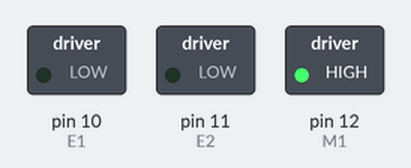
Bench run of a sketch on a simulated Arduino Uno, built with avr-gcc and run on an emulated ATmega328P. Parts: switched loads named in the sketch (green lamp = pin HIGH).

Above: at 0.05 s.
At 3.9 s:
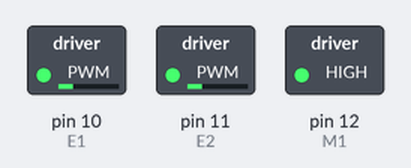
At 7.8 s:
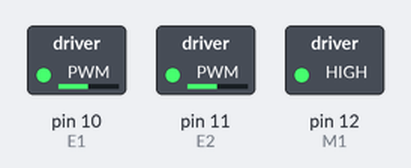
At 11.7 s:
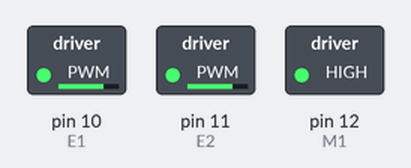
At 15.6 s:
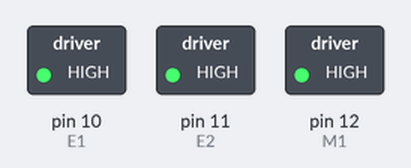
Timing chart, 0 to 17.9 s (numbered marks = the images above):
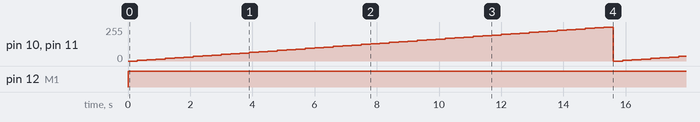

Measured:
- by itself, pin 10 (E1), pin 11 (E2): ramps from 0/255 to 255/255 and jumps back, once every 15.6 s
- by itself, pin 12 (M1): LOW → HIGH at 0.00 s

The sketch:

L298P_Shield_Test.ino
```cpp
int E1 = 10; // Speed (PWM)
int M1 = 12; // Direction
int E2 = 11; // Speed (PWM)
int M2 = 13; // Direction

void setup()
{
  pinMode(M1, OUTPUT);
  pinMode(M1, OUTPUT);
}

void loop()
{
  int value;
  digitalWrite(M1,HIGH);
  digitalWrite(M2,HIGH);

  for(value = 0 ; value <= 255; value+=5)
  {
    //digitalWrite(E1, HIGH);
    //digitalWrite(E2, HIGH);
    analogWrite(E1, value);   //PWM調速
    analogWrite(E2, value);   //PWM調速
    delay(300);
  }
}
```
